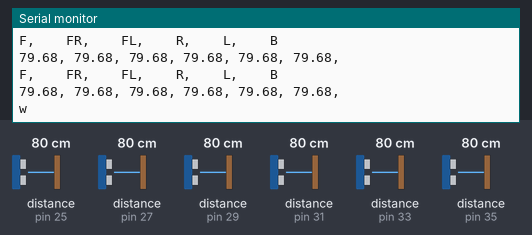
Bench run of a sketch on a simulated Arduino Mega 2560, built with avr-gcc and run on an emulated ATmega2560. Parts: the last lines printed to the serial monitor. Wiring (inferred from the names in the program): 6 × ultrasonic range finder: trigger pin 24, echo pin 25 / trigger pin 26, echo pin 27 / trigger pin 28, echo pin 29 / trigger pin 30, echo pin 31 / trigger pin 32, echo pin 33 / trigger pin 34, echo pin 35. The test bench sets the inputs (shaded band); at power-on: distance to the obstacle (sensors on pin 33, pin 31, pin 25, pin 27, pin 29, pin 35) 80 cm. The echo pulse lasts 58.3 µs per cm.

Above: at 1.2 s.
1.3 s: distance to the obstacle (sensor on pin 33) set to 12 cm
2.8 s: distance to the obstacle (sensor on pin 33) set to 9 cm
At 6.0 s:
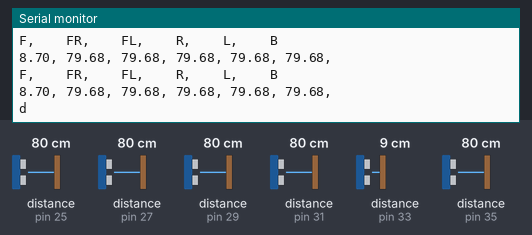
11.1 s: distance to the obstacle (sensor on pin 31) set to 11 cm
At 12.1 s:
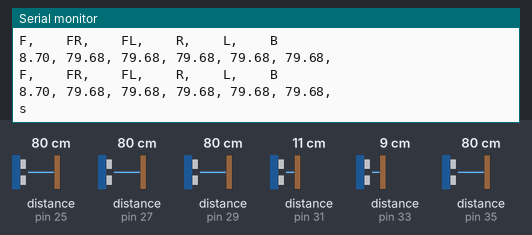
12.6 s: distance to the obstacle (sensor on pin 31) set to 8 cm
At 13.89 s:
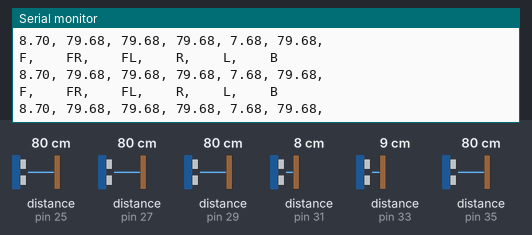

The sketch:

Full_Sensor_Code_-_1.24.ino
```cpp
// define all Digital Pins for Mega(Even is Trig, Odd is Echo)
#define TrigB 34
#define EchoB 35
#define TrigFR 26
#define EchoFR 27
#define TrigFL 24
#define EchoFL 25
#define TrigF 32
#define EchoF 33
#define TrigR 28
#define EchoR 29
#define TrigL 30
#define EchoL 31

// define various Parameters
#define WaitForEcho 10 // how long the US sensors wait for the echo (in microseconds)
#define WackValue 100000 // the Value above which we consider the value not real
#define DurationCheck 40 // Check to see if old duration is different enough from current reading
#define MinObsDis 10 // distance we consider to be unsafe in cm for basic cardinal directions
#define MinDistance 7 // What we consider too close to wall for allignment
#define TurningTime 3000 // in millisex
#define RealignValue 1.1 // the difference between two values that triggers a re-allign

//Realign Value Variables
double FR;
double FL;
double R;
double L;
int alignedOrNot;

//Declaring the Distance Array
double DisArray[6];
// DisArray is indexed as follows *0* is Forward, *1* is Forward Right, *2* is Forward Left, *3* Rear R, *4* Rear L, *5* is backwards
char Names [8] = {'F', 'F', 'R', 'F', 'L', 'R', 'L', 'B'}; // names of Values for`` read outs, just for debugging
unsigned int TimeOut = 0;

long durationF;
double distanceF;
long old_durationF = 0;
long durationFR;
double distanceFR;
long old_durationFR = 0;
long durationFL;
double distanceFL;
long old_durationFL = 0;
long durationR;
double distanceR;
long old_durationR = 0;
long durationL;
double distanceL;
long old_durationL = 0;
long durationB;
double distanceB;
long old_durationB = 0;
int KylesClear;

double theta = 0;


bool realigned;
bool didSomething;


void setup() {
  pinMode(TrigF, OUTPUT);
  pinMode(EchoF, INPUT);
  pinMode(TrigFR, OUTPUT);
  pinMode(EchoFR, INPUT);
  pinMode(TrigFL, OUTPUT);
  pinMode(EchoFL, INPUT);
  pinMode(TrigR, OUTPUT);
  pinMode(EchoR, INPUT);
  pinMode(TrigL, OUTPUT);
  pinMode(EchoL, INPUT);
  pinMode(TrigB, OUTPUT);
  pinMode(EchoB, INPUT);
  Serial.begin(9600);


  //delay(3000); //EVERYONE RELAX JESUS

}

void loop() {
  /* The loop is where we will read all the sensor data, this is the default state of everything, once it receives all the values
      it checks forward. T
  */

  didSomething = false;

  realignAndShortForward();

  while (didSomething == true) {
    realignAndShortForward();
  }

  //Serial.print("right at the start");

  checkForward(DisArray); // checks forwards path and moves wherever

}

void realignAndShortForward() {

  sensorValues();
  aligned();

  realigned = false;

  while (alignedOrNot != 2) { //break if aligned returns 2 which corresponds to no response needed
    //    Serial.println(alignedOrNot);
    //Serial.println("In while loop");
    realigned = true;

    if (alignedOrNot == 0) { //if it returns 0 need to turn right
      realignRight();
    }
    if (alignedOrNot == 1) { //if it returns 1 need to turn left
      realignLeft();
    }
    //    delay(500);
    sensorValues();
    aligned();
  }

  if (realigned == true) {
    shortForward();
    didSomething = true;
    //Serial.println("IN HERE");
  }

  else {
    didSomething = false;
  }

}

//--------------------------------------------------------------
// CHECKING AVAILABLE MOVEMENTS FUNCTIONS
//--------------------------------------------------------------

void checkForward(double A[6]) {
  /* function that checks the forward IR sensor (first value in array) is sensing anything in front of it,
      if not move forward function, wait for forward function to complete and then return to read values
      if so it begins side check
  */
  //Serial.println("Checking Forward!");
  bool didItAlign = false;

  if (A[0] >= MinObsDis) {
    moveForward();
  }

  else {
    checkSides(A);
  }
}

void checkSides(double A[6]) {
  /* Checks to see if Right side has anything within distance, if so turn right wait for that to complete and then check allignment
     if not check left, if left is good turn left (make three right turns) and return to read some values
     if not turn around and go backwards and return to read some distances
  */
  if (A [1] >= MinObsDis) {
    //Serial.println("Turning Right!");
    turnRight();
  }

  else if (A [2] >= MinObsDis) {
    //Serial.println("Turning Left!");
    turnLeft();
  }

  else {
    turnRight();
    turnRight();
  }

  sensorValues(); //reads all sensor values and if consistent goes

  aligned(); //read whether or not bot is aligned

  while (alignedOrNot != 2) { //break if aligned returns 2 which corresponds to no response needed

    if (alignedOrNot == 0) { //if it returns 0 need to turn right
      realignRight();
    }
    if (alignedOrNot == 1) { //if it returns 1 need to turn left
      realignLeft();
    }
    delay(500);
    sensorValues();
    aligned();
  }


  shortForward();

}


//--------------------------------------------------------------
// MOVING FUNCTIONS
//--------------------------------------------------------------

void moveForward() {
  Serial.println("w"); // sends move Forward to the Uno
  waitForResponse();
}
void turnRight() {
  Serial.println("d"); // sends turn right function to other guy
  waitForResponse();
}
void turnLeft() {
  Serial.println("a"); // sends turn left function to other guy
  waitForResponse();
}
void shortForward() {
  Serial.println("s"); // sends move back command to other guy
  waitForResponse();
}


//--------------------------------------------------------------
// ALIGNMENT FUNCTIONS
//--------------------------------------------------------------

void realignRight() {
  Serial.println("e"); // sends move back command to other guy
  waitForResponseRealign();
}

void realignLeft() {
  Serial.println("q"); // sends move back command to other guy
  waitForResponseRealign();
}

void aligned () {

  FR = DisArray[1];
  FL = DisArray[2];
  R = DisArray[3];
  L = DisArray[4];

  //if we are going to an intersection that is three way and we are skewed, and the sensors are offset so they cant both read to
  //then use other wall to realign even though minimum distance isnt a thing

  //for 4 way intersection, say a prayer to the arduino gods

  alignedOrNot = 2;

  //Serial.println(L);
  //Serial.println(FL);

  if (FL < MinDistance || L < MinDistance) {
    if (abs(L - FL) < 7) {
      if ((L - FL) > RealignValue) {
        //      Serial.println("IM IN BOYS");
        alignedOrNot = 0;
      }
    }
  }
  else if (FR < MinDistance || R < MinDistance) {
    if (abs(R - FR) < 7) {
      if ((R - FR) > RealignValue) {
        alignedOrNot = 1;
        //      Serial.println(R);
        //      Serial.println(FR);
      }
    }
  }

  //  Serial.print("Aligned or not: ");
  //  Serial.println(alignedOrNot);

  delay(500);

}


//--------------------------------------------------------------
// WAIT FOR RESPONSE FUNCTIONS
//--------------------------------------------------------------

void waitForResponse() {
  // Function that waits for a response
  delay(200);
  //  KylesClear = Serial.read();
  while (Serial.available() == 0) {
    if (++TimeOut == TurningTime)break; // waits for turning time, if matt+katherine's code blows up, this resets us
    delay(1);
  }
  KylesClear = Serial.read();
  TimeOut = 0;
  delay(500);
}

void waitForResponseRealign() {
  // Function that waits for a response
  delay(200);
  //  KylesClear = Serial.read();
  while (Serial.available() == 0) {
    if (++TimeOut == TurningTime)break; // waits for turning time, if matt+katherine's code blows up, this resets us
    delay(1);
  }
  KylesClear = Serial.read();
  TimeOut = 0;
  delay(500);
}


//--------------------------------------------------------------
// READ SENSOR VALUE FUNCTIONS
//--------------------------------------------------------------

void readSensorValues() {

  //turns off trigger
  digitalWrite(TrigF, LOW);
  digitalWrite(TrigB, LOW);
  digitalWrite(TrigFR, LOW);
  digitalWrite(TrigFL, LOW);
  digitalWrite(TrigR, LOW);
  digitalWrite(TrigL, LOW);
  delayMicroseconds(2);

  // Sets TriggerF on for WaitForEcho useconds
  digitalWrite(TrigF, HIGH);
  delayMicroseconds(WaitForEcho);
  digitalWrite(TrigF, LOW);

  // reads the time it took for the EchoF to reach back
  durationF = pulseIn(EchoF, HIGH);

  // Sets TriggerB on for WaitForEcho useconds, can't do two at same time for w.e reason
  digitalWrite(TrigB, HIGH);
  delayMicroseconds(WaitForEcho);
  digitalWrite(TrigB, LOW);
  // reads the time it took for the EchoB to reach back
  durationB = pulseIn(EchoB, HIGH);

  // Sets TriggerFR on for WaitForEcho useconds, can't do two at same time for w.e reason
  digitalWrite(TrigFR, HIGH);
  delayMicroseconds(WaitForEcho);
  digitalWrite(TrigFR, LOW);
  // reads the time it took for the EchoFR to reach back
  durationFR = pulseIn(EchoFR, HIGH);

  // Sets TriggerFL on for WaitForEcho useconds, can't do two at same time for w.e reason
  digitalWrite(TrigFL, HIGH);
  delayMicroseconds(WaitForEcho);
  digitalWrite(TrigFL, LOW);
  // reads the time it took for the EchoFL to reach back
  durationFL = pulseIn(EchoFL, HIGH);


  // Sets TriggerR on for WaitForEcho useconds, can't do two at same time for w.e reason
  digitalWrite(TrigR, HIGH);
  delayMicroseconds(WaitForEcho);
  digitalWrite(TrigR, LOW);
  // reads the time it took for the EchoB to reach back
  durationR = pulseIn(EchoR, HIGH);

  // Sets TriggerL on for WaitForEcho useconds, can't do two at same time for w.e reason
  digitalWrite(TrigL, HIGH);
  delayMicroseconds(WaitForEcho);
  digitalWrite(TrigL, LOW);
  // reads the time it took for the EchoL to reach back
  durationL = pulseIn(EchoL, HIGH);

  // Filters out wack values, may not need to exist
  if (durationF > WackValue) durationF = old_durationF;
  if (durationB > WackValue) durationB = old_durationB;
  if (durationFR > WackValue) durationFR = old_durationFR;
  if (durationFL > WackValue) durationFL = old_durationFL;
  if (durationR > WackValue) durationR = old_durationR;
  if (durationL > WackValue) durationL = old_durationL;

  // Checks to see if change in duration, if not calculate distance and print!
  if (abs(old_durationF - durationF) > DurationCheck) distanceF = .0343 * durationF / 2;
  if (abs(old_durationB - durationB) > DurationCheck) distanceB = .0343 * durationB / 2;
  if (abs(old_durationFR - durationFR) > DurationCheck) distanceFR = .0343 * durationFR / 2;
  if (abs(old_durationFL - durationFL) > DurationCheck) distanceFL = .0343 * durationFL / 2;
  if (abs(old_durationR - durationR) > DurationCheck) distanceR = .0343 * durationR / 2;
  if (abs(old_durationL - durationL) > DurationCheck) distanceL = .0343 * durationL / 2;

  DisArray[0] = distanceF;
  DisArray[1] = distanceFR;
  DisArray[2] = distanceFL;
  DisArray[3] = distanceR;
  DisArray[4] = distanceL;
  DisArray[5] = distanceB;

  //  never delete this!!!!!!!!! Debugging uses Prints out array of distances for easy debugging
  Serial.print(Names[0]);
  Serial.print(",    ");
  Serial.print(Names[1]);
  Serial.print(Names[2]);
  Serial.print(",    ");
  Serial.print(Names[3]);
  Serial.print(Names[4]);
  Serial.print(",    ");
  Serial.print(Names[5]);
  Serial.print(",    ");
  Serial.print(Names[6]);
  Serial.print(",    ");
  Serial.print(Names[7]);
  Serial.println("");
  for (int i = 0; i <= 5; i++) {
    Serial.print(DisArray[i]);
    Serial.print(", ");
  }
  Serial.println("");
  Serial.println("");

  old_durationF = durationF;
  old_durationB = durationB;
  old_durationFR = durationFR;
  old_durationFL = durationFL;
  old_durationR = durationR;
  old_durationL = durationL;
}

/*Function that takes in 3 consecutive sensor values and checks that there consistent in all directions before
  allowing the program to continue and use them
*/
void sensorValues() {

  double sensorComparisonArray[3][6];
  int i = 0;
  int j = 0;
  double allowedSensorError = 3;
  double sumOf3;
  double checkValue = 0;

  int consistency;

  bool consistentReadings = false;

  while (consistentReadings == false) {

    consistency = 0;
    sumOf3 = 0;

    for (i = 0; i < 3; i++) {
      readSensorValues();
      for (j = 0; j < 6; j++) {
        sensorComparisonArray[i][j] = DisArray[j];
      }
    }

    for (i = 0; i < 6; i++) {
      for (j = 0; j < 3; j++) {
        sumOf3 = sumOf3 + sensorComparisonArray[j][i];
        //Serial.println(sensorComparisonArray[j][i]);
      }
      //Serial.println(sumOf3);

      if ((sumOf3 < ((sensorComparisonArray[0][i] * 3) + allowedSensorError)) && sumOf3 > ((sensorComparisonArray[2][i] * 3) - allowedSensorError)) {
        consistency = consistency + 1;
      }
      sumOf3 = 0;
    }

    //Serial.println(consistency);

    if (consistency == 6) {
      consistentReadings = true;
      //      Serial.println("TRUE!");
    }
    else {
      //      Serial.println("FALSE!");
    }
  }

}
```

Measured:
- the behaviour switches between 11 and 10 cm on distance to the obstacle (sensor on pin 33) (found by bisection; images 0 and 1)
- the behaviour switches between 10 and 9 cm on distance to the obstacle (sensor on pin 31) (found by bisection; images 2 and 3)
- after the input at 2.8 s, the serial monitor: prints a new line after 1.7 s (image 1)
- after the input at 12.6 s, the serial monitor: prints a new line after 0.83 s (image 3)
